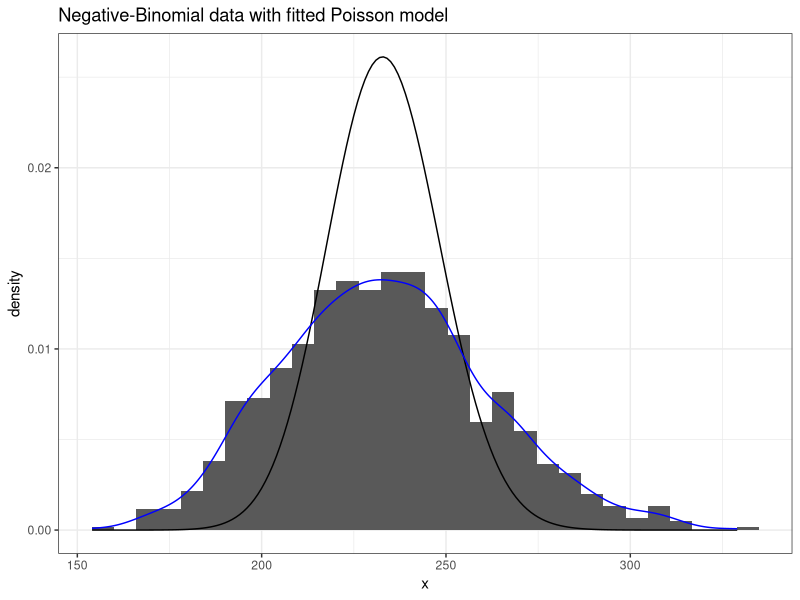
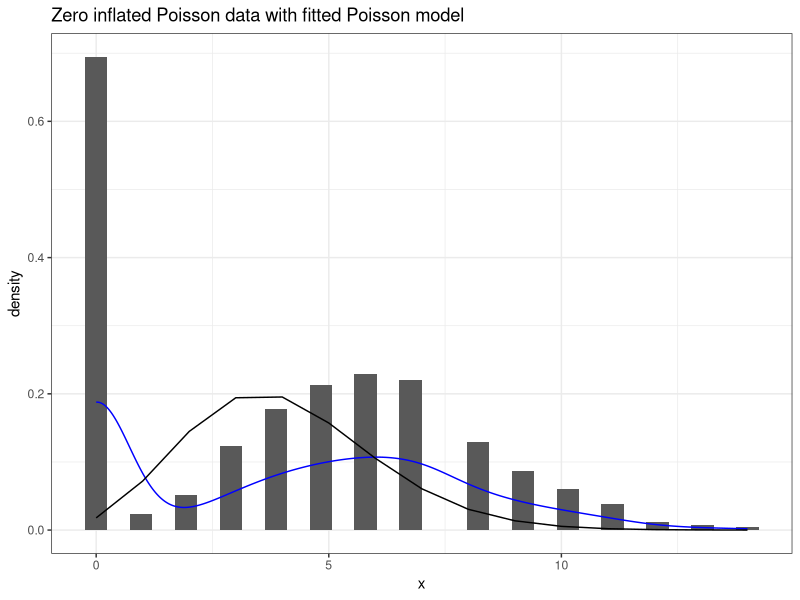

Reproduce these figures in R, in order.
## ---- chunk 1
#| include: false

library(tidyverse); theme_set(theme_bw())
library(flextable)
## ---- chunk 2
#| fig-width: 5
#| fig-height: 2.5

set.seed(7)

nb_data <- rnbinom(1000, 100, .3)

vals <- seq(min(nb_data), max(nb_data))
pois_est <- tibble(x = vals, y = dpois(x, mean(nb_data)))

tibble(x = nb_data) |> 
  ggplot(aes(x)) + 
  geom_histogram(aes(y = after_stat(density))) +
  geom_line(data = pois_est, aes(x = x, y = y)) +
  geom_density(color = "blue") +
  labs(
    title = "Negative-Binomial data with fitted Poisson model"
  )
## ---- chunk 3
#| fig-width: 5
#| fig-height: 2.5


pois_data <- rpois(1000, 6)
zip_data <- c(pois_data, rep(0, 500))

N <- max(pois_data) + 1

tibble(x = zip_data) |> 
  ggplot(aes(x)) +
  geom_histogram(aes(y = after_stat(density))) +
  geom_density(color = "blue") +
  geom_function(fun = dpois, args = list(lambda = mean(zip_data)), n = N) +
  labs(
    title = "Zero inflated Poisson data with fitted Poisson model"
  )
## ---- chunk 4
tribble(
  ~Model, ~Poisson, ~NB, ~GP,
  "DIC", 1291.8, 1273.9, 1265.6
) |> 
  flextable()
## ---- chunk 5
tribble(
  ~Model, ~DP, ~NB, ~CMP,
  "AIC", 3268.2, 3199.2, NA,
  "MSPE", 2.62, 2.727, 2.73 
) |> 
  flextable()
## ---- chunk 6
tribble(
  ~Model, ~Poisson, ~NB, ~CMP,
  "DIC", 1362.39, 1350.67, 1348.87
) |>
  flextable()
## ---- chunk 7
tribble(
  ~Model, ~CMP, ~Poisson, ~"Neg-Bin",
  "AIC", 5073, 5589, 5077
) |>
  flextable()
## ---- chunk 8
tribble(
  ~Model, ~GP, ~"CMP(Mean-param)", ~CMP,
  "AIC", 453.75, 440.82, 440.50,
  "Run time (Sec)", 0.33, 8.5, 31.5
) |> 
  flextable() |> 
  autofit()
## ---- chunk 9
tribble(
  ~Model, ~Poisson, ~ZIP,
  "Log-Likelihood", -409.678, -397.704
) |> 
  flextable() |> 
  autofit()
